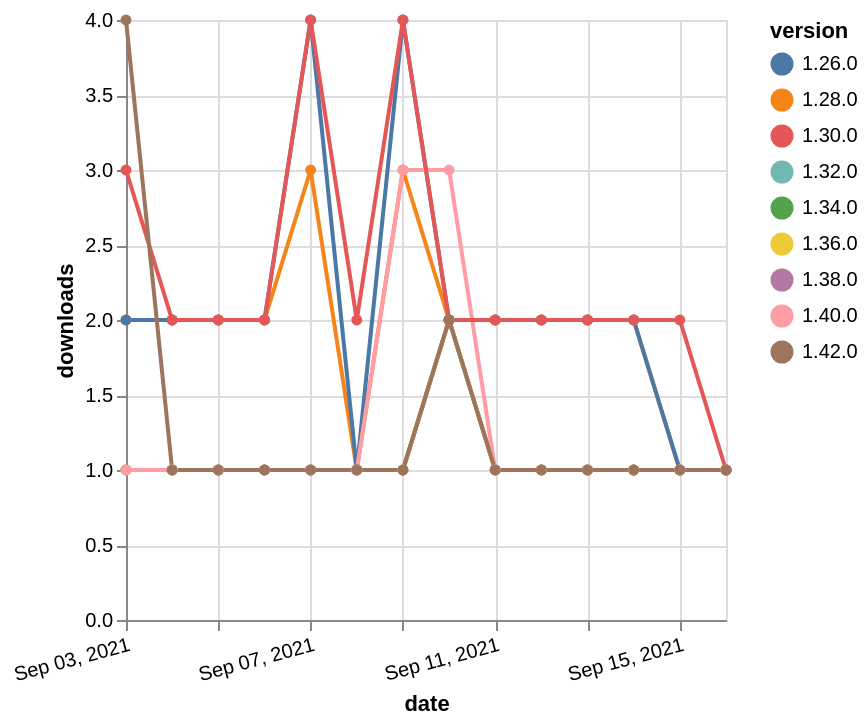

The Vega-Lite source for this figure:
### Vega-Lite specification from a JSON file in a GitHub repository (floating-point values rounded to 4 significant figures)
{"$schema": "https://vega.github.io/schema/vega-lite/v5.json", "description": "A simple bar chart with embedded data.", "data": {"values": [{"date": "2021-09-03", "total": 189, "delta": 1, "version": "1.34.0"}, {"date": "2021-09-04", "total": 190, "delta": 1, "version": "1.34.0"}, {"date": "2021-09-05", "total": 191, "delta": 1, "version": "1.34.0"}, {"date": "2021-09-06", "total": 192, "delta": 1, "version": "1.34.0"}, {"date": "2021-09-07", "total": 193, "delta": 1, "version": "1.34.0"}, {"date": "2021-09-08", "total": 194, "delta": 1, "version": "1.34.0"}, {"date": "2021-09-09", "total": 195, "delta": 1, "version": "1.34.0"}, {"date": "2021-09-10", "total": 197, "delta": 2, "version": "1.34.0"}, {"date": "2021-09-11", "total": 198, "delta": 1, "version": "1.34.0"}, {"date": "2021-09-12", "total": 199, "delta": 1, "version": "1.34.0"}, {"date": "2021-09-13", "total": 200, "delta": 1, "version": "1.34.0"}, {"date": "2021-09-14", "total": 201, "delta": 1, "version": "1.34.0"}, {"date": "2021-09-15", "total": 202, "delta": 1, "version": "1.34.0"}, {"date": "2021-09-16", "total": 203, "delta": 1, "version": "1.34.0"}, {"date": "2021-09-03", "total": 234, "delta": 1, "version": "1.32.0"}, {"date": "2021-09-04", "total": 235, "delta": 1, "version": "1.32.0"}, {"date": "2021-09-05", "total": 236, "delta": 1, "version": "1.32.0"}, {"date": "2021-09-06", "total": 237, "delta": 1, "version": "1.32.0"}, {"date": "2021-09-07", "total": 238, "delta": 1, "version": "1.32.0"}, {"date": "2021-09-08", "total": 239, "delta": 1, "version": "1.32.0"}, {"date": "2021-09-09", "total": 240, "delta": 1, "version": "1.32.0"}, {"date": "2021-09-10", "total": 242, "delta": 2, "version": "1.32.0"}, {"date": "2021-09-11", "total": 243, "delta": 1, "version": "1.32.0"}, {"date": "2021-09-12", "total": 244, "delta": 1, "version": "1.32.0"}, {"date": "2021-09-13", "total": 245, "delta": 1, "version": "1.32.0"}, {"date": "2021-09-14", "total": 246, "delta": 1, "version": "1.32.0"}, {"date": "2021-09-15", "total": 247, "delta": 1, "version": "1.32.0"}, {"date": "2021-09-16", "total": 248, "delta": 1, "version": "1.32.0"}, {"date": "2021-09-03", "total": 2549, "delta": 2, "version": "1.28.0"}, {"date": "2021-09-04", "total": 2551, "delta": 2, "version": "1.28.0"}, {"date": "2021-09-05", "total": 2553, "delta": 2, "version": "1.28.0"}, {"date": "2021-09-06", "total": 2555, "delta": 2, "version": "1.28.0"}, {"date": "2021-09-07", "total": 2558, "delta": 3, "version": "1.28.0"}, {"date": "2021-09-08", "total": 2559, "delta": 1, "version": "1.28.0"}, {"date": "2021-09-09", "total": 2562, "delta": 3, "version": "1.28.0"}, {"date": "2021-09-10", "total": 2564, "delta": 2, "version": "1.28.0"}, {"date": "2021-09-11", "total": 2566, "delta": 2, "version": "1.28.0"}, {"date": "2021-09-12", "total": 2568, "delta": 2, "version": "1.28.0"}, {"date": "2021-09-13", "total": 2570, "delta": 2, "version": "1.28.0"}, {"date": "2021-09-14", "total": 2572, "delta": 2, "version": "1.28.0"}, {"date": "2021-09-15", "total": 2573, "delta": 1, "version": "1.28.0"}, {"date": "2021-09-16", "total": 2574, "delta": 1, "version": "1.28.0"}, {"date": "2021-09-03", "total": 2996, "delta": 2, "version": "1.26.0"}, {"date": "2021-09-04", "total": 2998, "delta": 2, "version": "1.26.0"}, {"date": "2021-09-05", "total": 3000, "delta": 2, "version": "1.26.0"}, {"date": "2021-09-06", "total": 3002, "delta": 2, "version": "1.26.0"}, {"date": "2021-09-07", "total": 3006, "delta": 4, "version": "1.26.0"}, {"date": "2021-09-08", "total": 3007, "delta": 1, "version": "1.26.0"}, {"date": "2021-09-09", "total": 3011, "delta": 4, "version": "1.26.0"}, {"date": "2021-09-10", "total": 3013, "delta": 2, "version": "1.26.0"}, {"date": "2021-09-11", "total": 3015, "delta": 2, "version": "1.26.0"}, {"date": "2021-09-12", "total": 3017, "delta": 2, "version": "1.26.0"}, {"date": "2021-09-13", "total": 3019, "delta": 2, "version": "1.26.0"}, {"date": "2021-09-14", "total": 3021, "delta": 2, "version": "1.26.0"}, {"date": "2021-09-15", "total": 3022, "delta": 1, "version": "1.26.0"}, {"date": "2021-09-16", "total": 3023, "delta": 1, "version": "1.26.0"}, {"date": "2021-09-03", "total": 153, "delta": 1, "version": "1.38.0"}, {"date": "2021-09-04", "total": 154, "delta": 1, "version": "1.38.0"}, {"date": "2021-09-05", "total": 155, "delta": 1, "version": "1.38.0"}, {"date": "2021-09-06", "total": 156, "delta": 1, "version": "1.38.0"}, {"date": "2021-09-07", "total": 157, "delta": 1, "version": "1.38.0"}, {"date": "2021-09-08", "total": 158, "delta": 1, "version": "1.38.0"}, {"date": "2021-09-09", "total": 159, "delta": 1, "version": "1.38.0"}, {"date": "2021-09-10", "total": 161, "delta": 2, "version": "1.38.0"}, {"date": "2021-09-11", "total": 162, "delta": 1, "version": "1.38.0"}, {"date": "2021-09-12", "total": 163, "delta": 1, "version": "1.38.0"}, {"date": "2021-09-13", "total": 164, "delta": 1, "version": "1.38.0"}, {"date": "2021-09-14", "total": 165, "delta": 1, "version": "1.38.0"}, {"date": "2021-09-15", "total": 166, "delta": 1, "version": "1.38.0"}, {"date": "2021-09-16", "total": 167, "delta": 1, "version": "1.38.0"}, {"date": "2021-09-03", "total": 175, "delta": 1, "version": "1.36.0"}, {"date": "2021-09-04", "total": 176, "delta": 1, "version": "1.36.0"}, {"date": "2021-09-05", "total": 177, "delta": 1, "version": "1.36.0"}, {"date": "2021-09-06", "total": 178, "delta": 1, "version": "1.36.0"}, {"date": "2021-09-07", "total": 179, "delta": 1, "version": "1.36.0"}, {"date": "2021-09-08", "total": 180, "delta": 1, "version": "1.36.0"}, {"date": "2021-09-09", "total": 181, "delta": 1, "version": "1.36.0"}, {"date": "2021-09-10", "total": 183, "delta": 2, "version": "1.36.0"}, {"date": "2021-09-11", "total": 184, "delta": 1, "version": "1.36.0"}, {"date": "2021-09-12", "total": 185, "delta": 1, "version": "1.36.0"}, {"date": "2021-09-13", "total": 186, "delta": 1, "version": "1.36.0"}, {"date": "2021-09-14", "total": 187, "delta": 1, "version": "1.36.0"}, {"date": "2021-09-15", "total": 188, "delta": 1, "version": "1.36.0"}, {"date": "2021-09-16", "total": 189, "delta": 1, "version": "1.36.0"}, {"date": "2021-09-03", "total": 189, "delta": 1, "version": "1.40.0"}, {"date": "2021-09-04", "total": 190, "delta": 1, "version": "1.40.0"}, {"date": "2021-09-05", "total": 191, "delta": 1, "version": "1.40.0"}, {"date": "2021-09-06", "total": 192, "delta": 1, "version": "1.40.0"}, {"date": "2021-09-07", "total": 193, "delta": 1, "version": "1.40.0"}, {"date": "2021-09-08", "total": 194, "delta": 1, "version": "1.40.0"}, {"date": "2021-09-09", "total": 197, "delta": 3, "version": "1.40.0"}, {"date": "2021-09-10", "total": 200, "delta": 3, "version": "1.40.0"}, {"date": "2021-09-11", "total": 201, "delta": 1, "version": "1.40.0"}, {"date": "2021-09-12", "total": 202, "delta": 1, "version": "1.40.0"}, {"date": "2021-09-13", "total": 203, "delta": 1, "version": "1.40.0"}, {"date": "2021-09-14", "total": 204, "delta": 1, "version": "1.40.0"}, {"date": "2021-09-15", "total": 205, "delta": 1, "version": "1.40.0"}, {"date": "2021-09-16", "total": 206, "delta": 1, "version": "1.40.0"}, {"date": "2021-09-03", "total": 2455, "delta": 3, "version": "1.30.0"}, {"date": "2021-09-04", "total": 2457, "delta": 2, "version": "1.30.0"}, {"date": "2021-09-05", "total": 2459, "delta": 2, "version": "1.30.0"}, {"date": "2021-09-06", "total": 2461, "delta": 2, "version": "1.30.0"}, {"date": "2021-09-07", "total": 2465, "delta": 4, "version": "1.30.0"}, {"date": "2021-09-08", "total": 2467, "delta": 2, "version": "1.30.0"}, {"date": "2021-09-09", "total": 2471, "delta": 4, "version": "1.30.0"}, {"date": "2021-09-10", "total": 2473, "delta": 2, "version": "1.30.0"}, {"date": "2021-09-11", "total": 2475, "delta": 2, "version": "1.30.0"}, {"date": "2021-09-12", "total": 2477, "delta": 2, "version": "1.30.0"}, {"date": "2021-09-13", "total": 2479, "delta": 2, "version": "1.30.0"}, {"date": "2021-09-14", "total": 2481, "delta": 2, "version": "1.30.0"}, {"date": "2021-09-15", "total": 2483, "delta": 2, "version": "1.30.0"}, {"date": "2021-09-16", "total": 2484, "delta": 1, "version": "1.30.0"}, {"date": "2021-09-03", "total": 124, "delta": 4, "version": "1.42.0"}, {"date": "2021-09-04", "total": 125, "delta": 1, "version": "1.42.0"}, {"date": "2021-09-05", "total": 126, "delta": 1, "version": "1.42.0"}, {"date": "2021-09-06", "total": 127, "delta": 1, "version": "1.42.0"}, {"date": "2021-09-07", "total": 128, "delta": 1, "version": "1.42.0"}, {"date": "2021-09-08", "total": 129, "delta": 1, "version": "1.42.0"}, {"date": "2021-09-09", "total": 130, "delta": 1, "version": "1.42.0"}, {"date": "2021-09-10", "total": 132, "delta": 2, "version": "1.42.0"}, {"date": "2021-09-11", "total": 133, "delta": 1, "version": "1.42.0"}, {"date": "2021-09-12", "total": 134, "delta": 1, "version": "1.42.0"}, {"date": "2021-09-13", "total": 135, "delta": 1, "version": "1.42.0"}, {"date": "2021-09-14", "total": 136, "delta": 1, "version": "1.42.0"}, {"date": "2021-09-15", "total": 137, "delta": 1, "version": "1.42.0"}, {"date": "2021-09-16", "total": 138, "delta": 1, "version": "1.42.0"}]}, "width": "container", "mark": {"type": "line", "point": {"filled": true}}, "encoding": {"x": {"field": "date", "type": "temporal", "timeUnit": "yearmonthdate", "title": "date", "axis": {"labelAngle": -15}}, "y": {"field": "delta", "type": "quantitative", "title": "downloads"}, "color": {"field": "version", "type": "nominal"}, "tooltip": {"field": "delta"}}}
